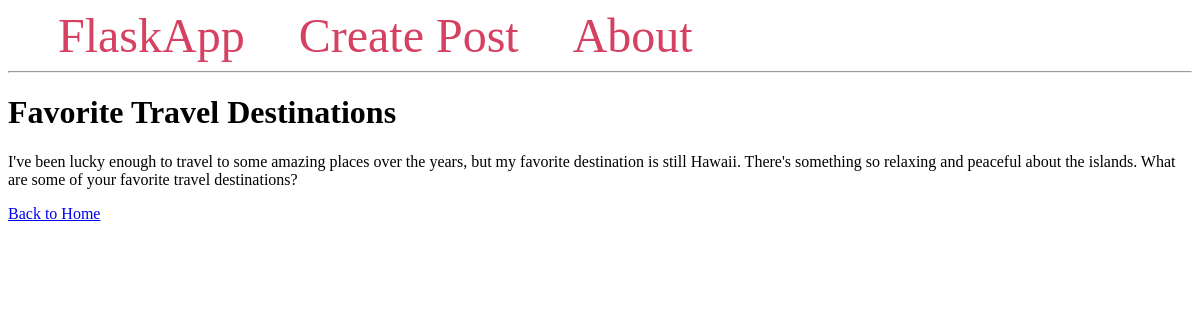
The app's page /post/4 with its own data.
### tables this page shows
CREATE TABLE posts (
    id INTEGER PRIMARY KEY AUTOINCREMENT,
    created TIMESTAMP NOT NULL DEFAULT CURRENT_TIMESTAMP,
    title TEXT NOT NULL,
    content TEXT NOT NULL
);

### app.py (the view)
@app.route('/post/<int:post_id>')
def post(post_id):
    conn = get_db_connection()
    post = conn.execute('SELECT * FROM posts WHERE id = ?', (post_id,)).fetchone()
    conn.close()
    if post is None:
        abort(404)
    return render_template('post.html', post=post)

### app.py (called while the page is built)
def get_db_connection():
    conn = sqlite3.connect('database.db')
    conn.row_factory = sqlite3.Row
    return conn

### templates/post.html
{% extends 'base.html' %}
{% block content %}
  <h1>{{ post['title'] }}</h1>
  <p>{{ post['content'] }}</p>
  <a href="{{ url_for('index') }}">Back to Home</a>
{% endblock %}

### records on screen
posts: title "Favorite Travel Destinations", content "I've been lucky enough to travel to some amazing places over the years, but my favorite destination is still Hawaii. There's something so relaxing and peaceful about the islands. What are some of your favorite travel destinations?"
